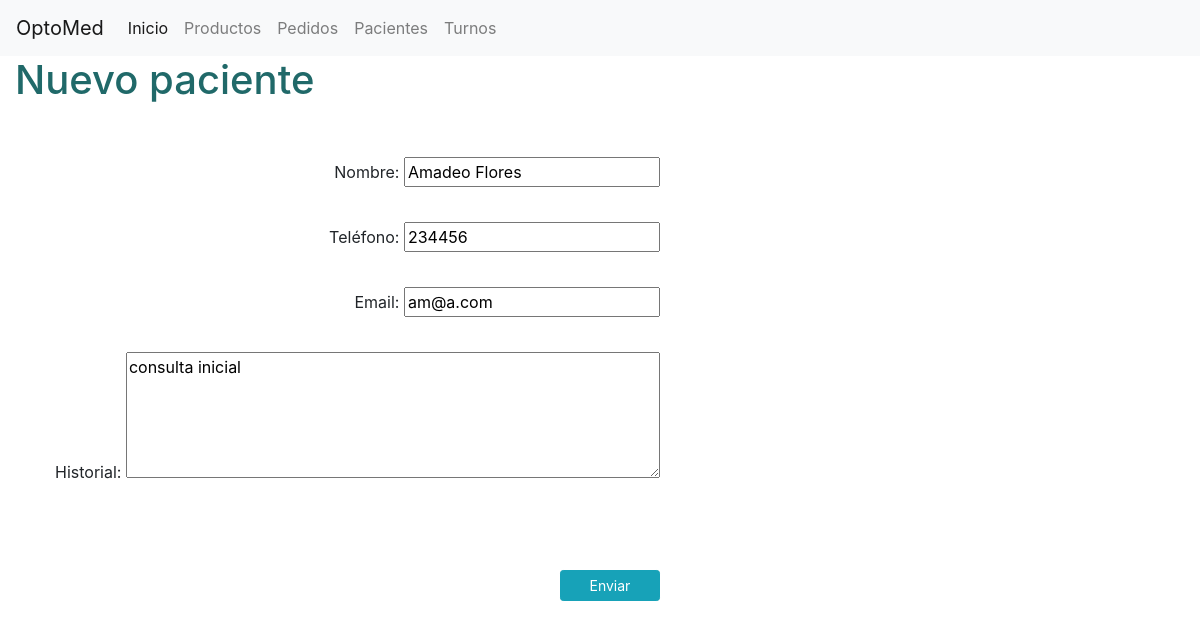
/pacientes/actualizar_paciente/1, run on the app's committed database.
### pacientes/models.py (models this page shows, shortened)
class Paciente(models.Model):
  nombre = models.CharField(max_length=200, null=True)
  teléfono = models.CharField(max_length=200, null=True)
  email = models.CharField(max_length=200, null=True)
  fecha_creación = models.DateTimeField(auto_now_add=True, null=True)
  historial = models.CharField(max_length=1500, null=True)

### pacientes/views.py (the view)
# urls.py: path("actualizar_paciente/<int:pk>", views.actualizarPaciente, name="actualizar_paciente"),
def actualizarPaciente(request, pk):
  paciente = Paciente.objects.get(id=pk)
  form = PacienteForm(instance=paciente)
  if request.method == 'POST':
    form = PacienteForm(request.POST, instance=paciente)
    if form.is_valid():
      form.save()
      return redirect('pacientes:index')
  context= {'form': form}
  return render(request, 'pacientes/nuevo_paciente.html', context)

### pacientes/forms.py
class PacienteForm(ModelForm):
  class Meta:
    model = Paciente
    fields = ['nombre', 'teléfono', 'email', 'historial']
    widgets = {
      'historial': Textarea(attrs={'cols': 50, 'rows': 5})
    }

### pacientes/templates/pacientes/nuevo_paciente.html (shortened to what this page needs)
{% extends 'pacientes/layout.html' %}
{% load static %}
{% block body %}
<h1> Nuevo paciente </h1>
<div class="form_container">
<form action="" method="POST">
  <div class="nuevo_item_form">
  <ul class="nuevo_item">
    <li>Nombre: {{ form.nombre }}</li>
    <li>Teléfono: {{ form.teléfono }}</li>
    <li>Email: {{ form.email }}</li>
    <li>Historial: {{form.historial}}</li>
  </ul>
  <input class="btn btn-sm btn-info" style="width: 100px; margin-top: 35px;" type="submit" name="Enviar" value="Enviar">
</div>
</form>
</div>
{% endblock %}

### pacientes/static/pacientes/styles.css (style rules this page uses)
body { margin: 0; padding: 0; }
h1 { color: rgb(32, 105, 105); margin: 25px 15px; }
.form_container { display: flex; }
.nuevo_item_form { margin: 45px 15px; display: flex; flex-direction: column; align-items: flex-end; }
.nuevo_item { display: flex; flex-direction: column; justify-content: flex-start; align-items: flex-end; list-style-type:none; }
.nuevo_item li { margin-bottom: 35px; }

### data on the page
Paciente: nombre "Amadeo Flores", teléfono "234456", email "am@a.com", historial "consulta inicial"
